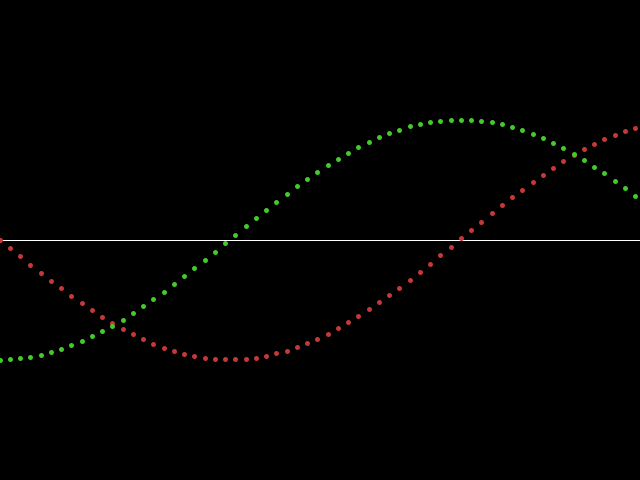
Frame 1 (no input)
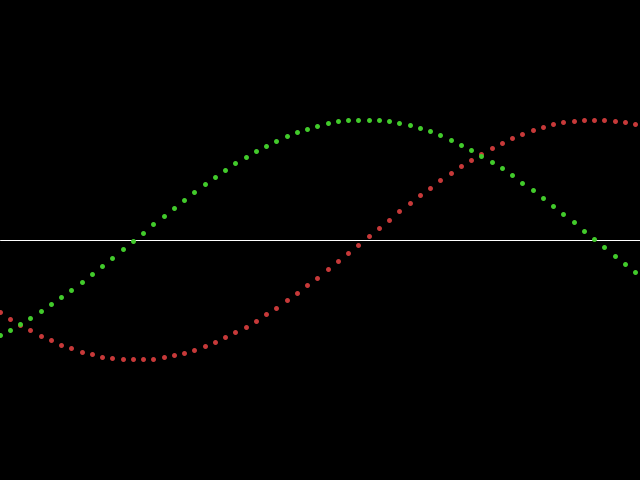
Frame 60 (the mouse pressed at the canvas centre just before this capture)
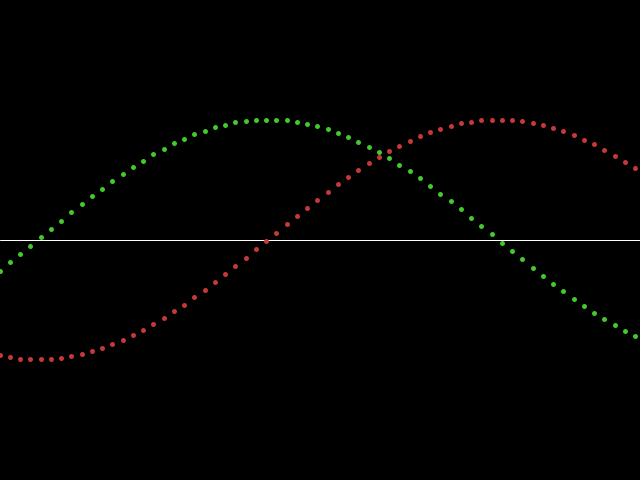
Frame 120 (the mouse held since frame 60 and released just before this capture)

The Processing sketch that drew these frames (run headless with seeded random() and noise(); from frame 60 on, the mouse is pressed at the canvas centre):

// Processing sketch: TrigonometryLesson
// ── TrigonometryLesson.pde
int frame = 0;
void setup()
{
	size(640, 480);
}

void draw()
{
	color pointColor1 = color(199, 57, 57);
	color pointColor2 = color(66, 203, 43);
	float speed = 0.011;
	float depth = 120;
	int numberOfPoints = 128;
	float pointSpacingX = 10.25;
	float pointSpacingY = 0.07;

	background(0);
	strokeWeight(1);
	stroke(255);
	line(0, height * 0.5f, width, height * 0.5f);
	strokeWeight(5);
	stroke(pointColor1);
	for (int i = 0; i < numberOfPoints; i++)
	{ 

		point(i * pointSpacingX, 240 + sin(i * pointSpacingY + frame * speed) * depth);
	}

	stroke(pointColor2);

	for (int i = 0; i < numberOfPoints; i++) 
	{

		point(i * pointSpacingX, 240 + cos(i * pointSpacingY + frame * speed) * depth);
	}

	frame++;
}
